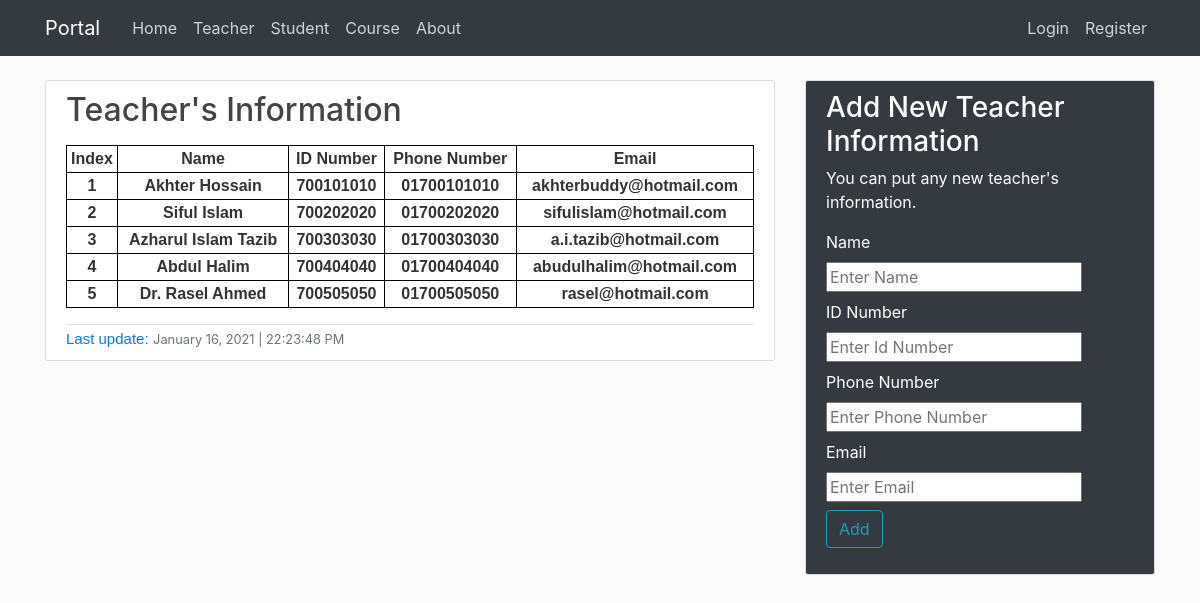
Page /teacher/ on the committed database.
### DBmanage/models.py (models this page shows)
class Teacher(models.Model):
    name = models.CharField(max_length=100)
    id_number = models.CharField(max_length=20)
    phone_number = models.CharField(max_length=20)
    email = models.EmailField(max_length=50)
    date_posted = models.DateTimeField(default=timezone.now)
    author = models.ForeignKey(User, on_delete=models.CASCADE)

### DBmanage/views.py (the view)
# urls.py: path('teacher/', views.teacher, name='portal-teacher'),
def teacher(request):
    for d in Teacher.objects.all():
        date_posted = d.date_posted
    context = {
        'teachers' : Teacher.objects.all(),
        'date_posted' : date_posted,
        'title' : 'Teacher',
    }
    if request.method == 'POST':
        if request.POST.get('name') and request.POST.get('id_number') and request.POST.get('phone_number') and request.POST.get('email'):
            th = Teacher()
            th.name = request.POST.get('name')
            th.id_number = request.POST.get('id_number')
            th.phone_number = request.POST.get('phone_number')
            th.email = request.POST.get('email')
            th.author = User.objects.filter(username='Alif').first()
            th.save()
            return render(request, 'portal/teacher.html', context)
    else:
        return render(request, 'portal/teacher.html', context)

### DBmanage/templates/portal/teacher.html
{% extends 'portal/base.html' %}
{% block content %}
<article class="media content-section">
    <div class="media-body">
        <h2><a class="article-title" href="{% url 'portal-teacher' %}">Teacher's Information</a></h2>
        <p class="article-content">
            <table class="center">
                <tr>
                    <th>Index</th>
                    <th>Name</th>
                    <th>ID Number</th>
                    <th>Phone Number</th>
                    <th>Email</th>
                </tr>
                {% for teacher in teachers %}
                    <tr>
                        <th>{{ teacher.id }}</th>
                        <th>{{ teacher.name }}</th>
                        <th>{{ teacher.id_number }}</th>
                        <th>{{ teacher.phone_number }}</th>
                        <th>{{ teacher.email }}</th>
                    </tr>
                {% endfor %}
            </table>
        </p>
        <div class="article-metadata">
            <a class="update" href="#">Last update:</a>
            <small class="text-muted">{{ date_posted|date:"F d, Y | H:i:s A" }}</small>
        </div>
    </div>
</article>
{% endblock content %}

### DBmanage/static/portal/style.css (style rules this page uses)
body { background: #fafafa; color: #333333; margin-top: 5rem; }
h1, h2, h3, h4, h5, h6 { color: #444444; }
.center { margin: auto; text-align: center; width: 100%; font-size: medium; font-family: Verdana, Geneva, Tahoma, sans-serif; }
table, th, tr { border: 1px solid black; }
.update { font: 15px sans-serif; }
.content-section { background: #ffffff; padding: 10px 20px; border: 1px solid #dddddd; border-radius: 3px; margin-bottom: 20px; }
.article-title { margin: auto; color: #444444; }
.article-content { white-space: normal; }
.article-metadata { padding-top: 1px; margin-top: 4px; border-top: 1px solid #e3e3e3 }

### rows in the picture
Teacher: id "1", name "Akhter Hossain", id_number "700101010", phone_number "01700101010", email "akhterbuddy@hotmail.com"
Teacher: id "2", name "Siful Islam", id_number "700202020", phone_number "01700202020", email "sifulislam@hotmail.com"
Teacher: id "3", name "Azharul Islam Tazib", id_number "700303030", phone_number "01700303030", email "a.i.tazib@hotmail.com"
Teacher: id "4", name "Abdul Halim", id_number "700404040", phone_number "01700404040", email "abudulhalim@hotmail.com"
Teacher: id "5", name "Dr. Rasel Ahmed", id_number "700505050", phone_number "01700505050", email "rasel@hotmail.com", date_posted "January 16, 2021 | 22:23:48 PM"
